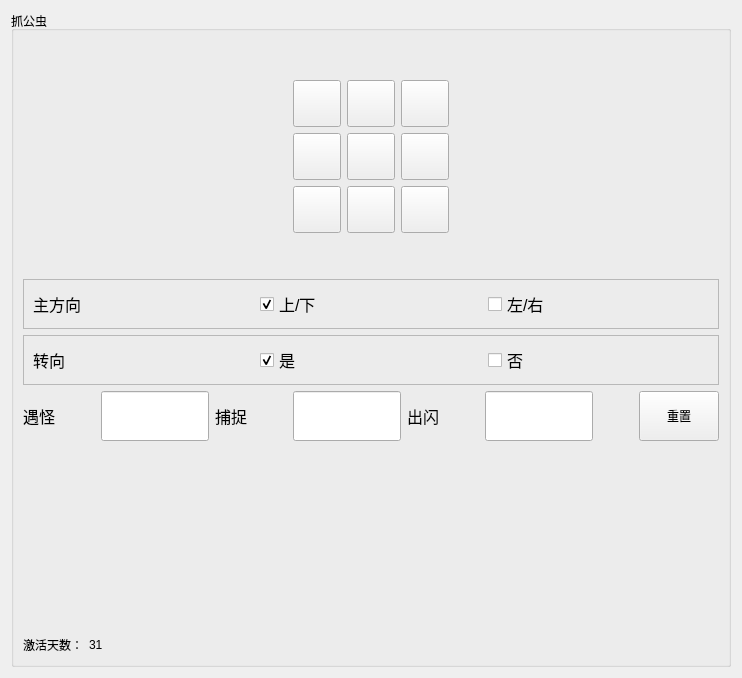
         <widget class="QWidget" name="tab_13">
          <attribute name="icon">
           <iconset>
            <normaloff>assets/PNG/weedle.png</normaloff>assets/PNG/weedle.png</iconset>
          </attribute>
          <attribute name="title">
           <string/>
          </attribute>
          <layout class="QVBoxLayout" name="verticalLayout_18">
           <item>
            <widget class="QGroupBox" name="groupA1_7">
             <property name="title">
              <string>抓公虫</string>
             </property>
             <layout class="QVBoxLayout" name="verticalLayout_17">
              <item>
               <layout class="QHBoxLayout" name="horizontalLayout_45">
                <item>
                 <layout class="QGridLayout" name="gridLayout_5" rowstretch="1,3,3,3,1" columnstretch="1,3,3,3,1" rowminimumheight="1,3,3,3,1" columnminimumwidth="1,3,3,3,1">
                  <property name="sizeConstraint">
                   <enum>QLayout::SizeConstraint::SetNoConstraint</enum>
                  </property>
                  <item row="1" column="2">
                   <widget class="QToolButton" name="toolButton_37">
                    <property name="text">
                     <string/>
                    </property>
                    <property name="icon">
                     <iconset>
                      <normaloff>assets/PNG/top.png</normaloff>assets/PNG/top.png</iconset>
                    </property>
                    <property name="iconSize">
                     <size>
                      <width>40</width>
                      <height>40</height>
                     </size>
                    </property>
                   </widget>
                  </item>
                  <item row="1" column="3">
                   <widget class="QToolButton" name="toolButton_38">
                    <property name="text">
                     <string/>
                    </property>
                    <property name="icon">
                     <iconset>
                      <normaloff>assets/PNG/right-tip.png</normaloff>assets/PNG/right-tip.png</iconset>
                    </property>
                    <property name="iconSize">
                     <size>
                      <width>40</width>
                      <height>40</height>
                     </size>
                    </property>
                   </widget>
                  </item>
                  <item row="3" column="1">
                   <widget class="QToolButton" name="toolButton_39">
                    <property name="text">
                     <string/>
                    </property>
                    <property name="icon">
                     <iconset>
                      <normaloff>assets/PNG/left-bottom.png</normaloff>assets/PNG/left-bottom.png</iconset>
                    </property>
                    <property name="iconSize">
                     <size>
                      <width>40</width>
                      <height>40</height>
                     </size>
                    </property>
                   </widget>
                  </item>
                  <item row="2" column="3">
                   <widget class="QToolButton" name="toolButton_40">
                    <property name="text">
                     <string/>
                    </property>
                    <property name="icon">
                     <iconset>
                      <normaloff>assets/PNG/right.png</normaloff>assets/PNG/right.png</iconset>
                    </property>
                    <property name="iconSize">
                     <size>
                      <width>40</width>
                      <height>40</height>
                     </size>
                    </property>
                   </widget>
                  </item>
                  <item row="2" column="4">
                   <spacer name="horizontalSpacer_63">
                    <property name="orientation">
                     <enum>Qt::Orientation::Horizontal</enum>
                    </property>
                    <property name="sizeHint" stdset="0">
                     <size>
                      <width>40</width>
                      <height>20</height>
                     </size>
                    </property>
                   </spacer>
                  </item>
                  <item row="2" column="2">
                   <widget class="QToolButton" name="toolButton_41">
                    <property name="text">
                     <string/>
                    </property>
                    <property name="icon">
                     <iconset>
                      <normaloff>assets/PNG/start.png</normaloff>assets/PNG/start.png</iconset>
                    </property>
                    <property name="iconSize">
                     <size>
                      <width>40</width>
                      <height>40</height>
                     </size>
                    </property>
                   </widget>
                  </item>
                  <item row="2" column="0">
                   <spacer name="horizontalSpacer_64">
                    <property name="orientation">
                     <enum>Qt::Orientation::Horizontal</enum>
                    </property>
                    <property name="sizeHint" stdset="0">
                     <size>
                      <width>40</width>
                      <height>20</height>
                     </size>
                    </property>
                   </spacer>
                  </item>
                  <item row="3" column="3">
                   <widget class="QToolButton" name="toolButton_42">
                    <property name="text">
                     <string/>
                    </property>
                    <property name="icon">
                     <iconset>
                      <normaloff>assets/PNG/right-bottom.png</normaloff>assets/PNG/right-bottom.png</iconset>
                    </property>
                    <property name="iconSize">
                     <size>
                      <width>40</width>
                      <height>40</height>
                     </size>
                    </property>
                   </widget>
                  </item>
                  <item row="0" column="2">
                   <spacer name="verticalSpacer_23">
                    <property name="orientation">
                     <enum>Qt::Orientation::Vertical</enum>
                    </property>
                    <property name="sizeHint" stdset="0">
                     <size>
                      <width>20</width>
                      <height>40</height>
                     </size>
                    </property>
                   </spacer>
                  </item>
                  <item row="3" column="2">
                   <widget class="QToolButton" name="toolButton_43">
                    <property name="text">
                     <string/>
                    </property>
                    <property name="icon">
                     <iconset>
                      <normaloff>assets/PNG/bottom.png</normaloff>assets/PNG/bottom.png</iconset>
                    </property>
                    <property name="iconSize">
                     <size>
                      <width>40</width>
                      <height>40</height>
                     </size>
                    </property>
                   </widget>
                  </item>
                  <item row="1" column="1">
                   <widget class="QToolButton" name="toolButton_44">
                    <property name="text">
                     <string/>
                    </property>
                    <property name="icon">
                     <iconset>
                      <normaloff>assets/PNG/left-top.png</normaloff>assets/PNG/left-top.png</iconset>
                    </property>
                    <property name="iconSize">
                     <size>
                      <width>40</width>
                      <height>40</height>
                     </size>
                    </property>
                   </widget>
                  </item>
                  <item row="2" column="1">
                   <widget class="QToolButton" name="toolButton_45">
                    <property name="text">
                     <string/>
                    </property>
                    <property name="icon">
                     <iconset>
                      <normaloff>assets/PNG/left.png</normaloff>assets/PNG/left.png</iconset>
                    </property>
                    <property name="iconSize">
                     <size>
                      <width>40</width>
                      <height>40</height>
                     </size>
                    </property>
                   </widget>
                  </item>
                  <item row="4" column="2">
                   <spacer name="verticalSpacer_24">
                    <property name="orientation">
                     <enum>Qt::Orientation::Vertical</enum>
                    </property>
                    <property name="sizeHint" stdset="0">
                     <size>
                      <width>20</width>
                      <height>40</height>
                     </size>
                    </property>
                   </spacer>
                  </item>
                 </layout>
                </item>
               </layout>
              </item>
              <item>
               <widget class="QFrame" name="framedir_5">
                <property name="sizePolicy">
                 <sizepolicy hsizetype="Preferred" vsizetype="Preferred">
                  <horstretch>0</horstretch>
                  <verstretch>0</verstretch>
                 </sizepolicy>
                </property>
                <property name="frameShape">
                 <enum>QFrame::Shape::StyledPanel</enum>
                </property>
                <property name="frameShadow">
                 <enum>QFrame::Shadow::Raised</enum>
                </property>
                <layout class="QHBoxLayout" name="horizontalLayout_46">
                 <item>
                  <layout class="QHBoxLayout" name="horizontalLayout_47">
                   <item>
                    <widget class="QLabel" name="label_41">
                     <property name="font">
                      <font>
                       <pointsize>12</pointsize>
                      </font>
                     </property>
                     <property name="text">
                      <string>主方向</string>
                     </property>
                    </widget>
                   </item>
                   <item>
                    <widget class="QCheckBox" name="checkBox_17">
                     <property name="font">
                      <font>
                       <pointsize>12</pointsize>
                      </font>
                     </property>
                     <property name="text">
                      <string>上/下</string>
                     </property>
                     <property name="checked">
                      <bool>true</bool>
                     </property>
                     <property name="autoExclusive">
                      <bool>true</bool>
                     </property>
                     <property name="tristate">
                      <bool>false</bool>
                     </property>
                    </widget>
                   </item>
                   <item>
                    <widget class="QCheckBox" name="checkBox_18">
                     <property name="font">
                      <font>
                       <pointsize>12</pointsize>
                      </font>
                     </property>
                     <property name="text">
                      <string>左/右</string>
                     </property>
                     <property name="autoExclusive">
                      <bool>true</bool>
                     </property>
                    </widget>
                   </item>
                  </layout>
                 </item>
                </layout>
               </widget>
              </item>
              <item>
               <widget class="QFrame" name="frameturn_5">
                <property name="sizePolicy">
                 <sizepolicy hsizetype="Preferred" vsizetype="Preferred">
                  <horstretch>0</horstretch>
                  <verstretch>0</verstretch>
                 </sizepolicy>
                </property>
                <property name="frameShape">
                 <enum>QFrame::Shape::StyledPanel</enum>
                </property>
                <property name="frameShadow">
                 <enum>QFrame::Shadow::Raised</enum>
                </property>
                <layout class="QHBoxLayout" name="horizontalLayout_48">
                 <item>
                  <layout class="QHBoxLayout" name="horizontalLayout_49">
                   <item>
                    <widget class="QLabel" name="label_42">
                     <property name="font">
                      <font>
                       <pointsize>12</pointsize>
                      </font>
                     </property>
                     <property name="text">
                      <string>转向</string>
                     </property>
                    </widget>
                   </item>
                   <item>
                    <widget class="QCheckBox" name="checkBox_19">
                     <property name="font">
                      <font>
                       <pointsize>12</pointsize>
                      </font>
                     </property>
                     <property name="text">
                      <string>是</string>
                     </property>
                     <property name="checked">
                      <bool>true</bool>
                     </property>
                     <property name="autoExclusive">
                      <bool>true</bool>
                     </property>
                     <property name="tristate">
                      <bool>false</bool>
                     </property>
                    </widget>
                   </item>
                   <item>
                    <widget class="QCheckBox" name="checkBox_20">
                     <property name="font">
                      <font>
                       <pointsize>12</pointsize>
                      </font>
                     </property>
                     <property name="text">
                      <string>否</string>
                     </property>
                     <property name="autoExclusive">
                      <bool>true</bool>
                     </property>
                    </widget>
                   </item>
                  </layout>
                 </item>
                </layout>
               </widget>
              </item>
              <item>
               <layout class="QHBoxLayout" name="horizontalLayout_50">
                <item>
                 <widget class="QLabel" name="label_43">
                  <property name="font">
                   <font>
                    <pointsize>12</pointsize>
                   </font>
                  </property>
                  <property name="text">
                   <string>遇怪</string>
                  </property>
                 </widget>
                </item>
                <item>
                 <spacer name="horizontalSpacer_65">
                  <property name="orientation">
                   <enum>Qt::Orientation::Horizontal</enum>
                  </property>
                  <property name="sizeHint" stdset="0">
                   <size>
                    <width>40</width>
                    <height>20</height>
                   </size>
                  </property>
                 </spacer>
                </item>
                <item>
                 <widget class="QLineEdit" name="lineEdit_15">
                  <property name="sizePolicy">
                   <sizepolicy hsizetype="Maximum" vsizetype="Maximum">
                    <horstretch>0</horstretch>
                    <verstretch>0</verstretch>
                   </sizepolicy>
                  </property>
                  <property name="minimumSize">
                   <size>
                    <width>100</width>
                    <height>50</height>
                   </size>
                  </property>
                 </widget>
                </item>
                <item>
                 <widget class="QLabel" name="label_47">
                  <property name="font">
                   <font>
                    <pointsize>12</pointsize>
                   </font>
                  </property>
                  <property name="text">
                   <string>捕捉</string>
                  </property>
                 </widget>
                </item>
                <item>
                 <spacer name="horizontalSpacer_69">
                  <property name="orientation">
                   <enum>Qt::Orientation::Horizontal</enum>
                  </property>
                  <property name="sizeHint" stdset="0">
                   <size>
                    <width>40</width>
                    <height>20</height>
                   </size>
                  </property>
                 </spacer>
                </item>
                <item>
                 <widget class="QLineEdit" name="lineEdit_17">
                  <property name="sizePolicy">
                   <sizepolicy hsizetype="Maximum" vsizetype="Maximum">
                    <horstretch>0</horstretch>
                    <verstretch>0</verstretch>
                   </sizepolicy>
                  </property>
                  <property name="minimumSize">
                   <size>
                    <width>100</width>
                    <height>50</height>
                   </size>
                  </property>
                 </widget>
                </item>
                <item>
                 <widget class="QLabel" name="label_44">
                  <property name="font">
                   <font>
                    <pointsize>12</pointsize>
                   </font>
                  </property>
                  <property name="text">
                   <string>出闪</string>
                  </property>
                 </widget>
                </item>
                <item>
                 <spacer name="horizontalSpacer_73">
                  <property name="orientation">
                   <enum>Qt::Orientation::Horizontal</enum>
                  </property>
                  <property name="sizeHint" stdset="0">
                   <size>
                    <width>40</width>
                    <height>20</height>
                   </size>
                  </property>
                 </spacer>
                </item>
                <item>
                 <widget class="QLineEdit" name="lineEdit_16">
                  <property name="sizePolicy">
                   <sizepolicy hsizetype="Expanding" vsizetype="Maximum">
                    <horstretch>0</horstretch>
                    <verstretch>0</verstretch>
                   </sizepolicy>
                  </property>
                  <property name="minimumSize">
                   <size>
                    <width>100</width>
                    <height>50</height>
                   </size>
                  </property>
                 </widget>
                </item>
                <item>
                 <spacer name="horizontalSpacer_67">
                  <property name="orientation">
                   <enum>Qt::Orientation::Horizontal</enum>
                  </property>
                  <property name="sizeHint" stdset="0">
                   <size>
                    <width>40</width>
                    <height>20</height>
                   </size>
                  </property>
                 </spacer>
                </item>
                <item>
                 <widget class="QPushButton" name="pushButton_8">
                  <property name="sizePolicy">
                   <sizepolicy hsizetype="Minimum" vsizetype="Maximum">
                    <horstretch>0</horstretch>
                    <verstretch>0</verstretch>
                   </sizepolicy>
                  </property>
                  <property name="minimumSize">
                   <size>
                    <width>0</width>
                    <height>50</height>
                   </size>
                  </property>
                  <property name="text">
                   <string>重置</string>
                  </property>
                 </widget>
                </item>
               </layout>
              </item>
              <item>
               <spacer name="verticalSpacer_25">
                <property name="orientation">
                 <enum>Qt::Orientation::Vertical</enum>
                </property>
                <property name="sizeHint" stdset="0">
                 <size>
                  <width>20</width>
                  <height>188</height>
                 </size>
                </property>
               </spacer>
              </item>
              <item>
               <layout class="QHBoxLayout" name="horizontalLayout_51" stretch="1,1,10">
                <item>
                 <widget class="QLabel" name="label_45">
                  <property name="sizePolicy">
                   <sizepolicy hsizetype="Fixed" vsizetype="Preferred">
                    <horstretch>0</horstretch>
                    <verstretch>0</verstretch>
                   </sizepolicy>
                  </property>
                  <property name="text">
                   <string>激活天数：</string>
                  </property>
                 </widget>
                </item>
                <item>
                 <widget class="QLabel" name="label_46">
                  <property name="sizePolicy">
                   <sizepolicy hsizetype="Fixed" vsizetype="Preferred">
                    <horstretch>0</horstretch>
                    <verstretch>0</verstretch>
                   </sizepolicy>
                  </property>
                  <property name="text">
                   <string>31</string>
                  </property>
                 </widget>
                </item>
                <item>
                 <spacer name="horizontalSpacer_68">
                  <property name="orientation">
                   <enum>Qt::Orientation::Horizontal</enum>
                  </property>
                  <property name="sizeHint" stdset="0">
                   <size>
                    <width>40</width>
                    <height>20</height>
                   </size>
                  </property>
                 </spacer>
                </item>
               </layout>
              </item>
             </layout>
            </widget>
           </item>
          </layout>
         </widget>
